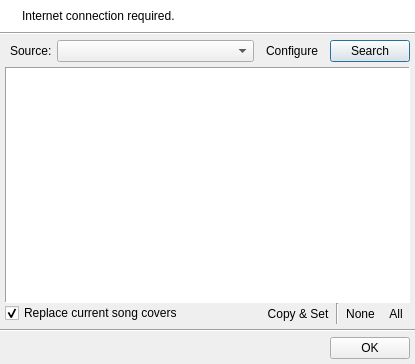
<?xml version="1.0" encoding="UTF-8"?>
<ui version="4.0">
 <class>QURemoteImageDialog</class>
 <widget class="QDialog" name="QURemoteImageDialog">
  <property name="geometry">
   <rect>
    <x>0</x>
    <y>0</y>
    <width>415</width>
    <height>364</height>
   </rect>
  </property>
  <property name="windowTitle">
   <string>Get Images</string>
  </property>
  <property name="windowIcon">
   <iconset resource="../resources/uman.qrc">
    <normaloff>:/types/image_go.png</normaloff>:/types/image_go.png</iconset>
  </property>
  <layout class="QVBoxLayout" name="verticalLayout_2">
   <property name="spacing">
    <number>0</number>
   </property>
   <property name="margin">
    <number>0</number>
   </property>
   <item>
    <widget class="QFrame" name="frame">
     <property name="sizePolicy">
      <sizepolicy hsizetype="Preferred" vsizetype="Fixed">
       <horstretch>0</horstretch>
       <verstretch>0</verstretch>
      </sizepolicy>
     </property>
     <property name="palette">
      <palette>
       <active>
        <colorrole role="Base">
         <brush brushstyle="SolidPattern">
          <color alpha="255">
           <red>255</red>
           <green>255</green>
           <blue>255</blue>
          </color>
         </brush>
        </colorrole>
        <colorrole role="Window">
         <brush brushstyle="SolidPattern">
          <color alpha="255">
           <red>255</red>
           <green>255</green>
           <blue>255</blue>
          </color>
         </brush>
        </colorrole>
       </active>
       <inactive>
        <colorrole role="Base">
         <brush brushstyle="SolidPattern">
          <color alpha="255">
           <red>255</red>
           <green>255</green>
           <blue>255</blue>
          </color>
         </brush>
        </colorrole>
        <colorrole role="Window">
         <brush brushstyle="SolidPattern">
          <color alpha="255">
           <red>255</red>
           <green>255</green>
           <blue>255</blue>
          </color>
         </brush>
        </colorrole>
       </inactive>
       <disabled>
        <colorrole role="Base">
         <brush brushstyle="SolidPattern">
          <color alpha="255">
           <red>255</red>
           <green>255</green>
           <blue>255</blue>
          </color>
         </brush>
        </colorrole>
        <colorrole role="Window">
         <brush brushstyle="SolidPattern">
          <color alpha="255">
           <red>255</red>
           <green>255</green>
           <blue>255</blue>
          </color>
         </brush>
        </colorrole>
       </disabled>
      </palette>
     </property>
     <property name="autoFillBackground">
      <bool>true</bool>
     </property>
     <property name="frameShadow">
      <enum>QFrame::Raised</enum>
     </property>
     <layout class="QHBoxLayout">
      <item>
       <widget class="QLabel" name="infoIconLbl">
        <property name="sizePolicy">
         <sizepolicy hsizetype="Fixed" vsizetype="Preferred">
          <horstretch>0</horstretch>
          <verstretch>0</verstretch>
         </sizepolicy>
        </property>
        <property name="text">
         <string/>
        </property>
        <property name="pixmap">
         <pixmap resource="../resources/uman.qrc">:/marks/information.png</pixmap>
        </property>
        <property name="alignment">
         <set>Qt::AlignLeading|Qt::AlignLeft|Qt::AlignTop</set>
        </property>
       </widget>
      </item>
      <item>
       <widget class="QLabel" name="infoLbl">
        <property name="sizePolicy">
         <sizepolicy hsizetype="Preferred" vsizetype="Preferred">
          <horstretch>0</horstretch>
          <verstretch>0</verstretch>
         </sizepolicy>
        </property>
        <property name="text">
         <string>Internet connection required.</string>
        </property>
        <property name="alignment">
         <set>Qt::AlignLeading|Qt::AlignLeft|Qt::AlignTop</set>
        </property>
        <property name="wordWrap">
         <bool>true</bool>
        </property>
        <property name="openExternalLinks">
         <bool>true</bool>
        </property>
       </widget>
      </item>
     </layout>
    </widget>
   </item>
   <item>
    <widget class="Line" name="line">
     <property name="orientation">
      <enum>Qt::Horizontal</enum>
     </property>
    </widget>
   </item>
   <item>
    <layout class="QHBoxLayout" name="horizontalLayout">
     <property name="spacing">
      <number>5</number>
     </property>
     <property name="leftMargin">
      <number>10</number>
     </property>
     <property name="topMargin">
      <number>5</number>
     </property>
     <property name="rightMargin">
      <number>5</number>
     </property>
     <property name="bottomMargin">
      <number>5</number>
     </property>
     <item>
      <widget class="QLabel" name="label">
       <property name="sizePolicy">
        <sizepolicy hsizetype="Fixed" vsizetype="Preferred">
         <horstretch>0</horstretch>
         <verstretch>0</verstretch>
        </sizepolicy>
       </property>
       <property name="text">
        <string>Source:</string>
       </property>
      </widget>
     </item>
     <item>
      <widget class="QComboBox" name="sourcesCombo"/>
     </item>
     <item>
      <widget class="QToolButton" name="configurePluginBtn">
       <property name="toolTip">
        <string>Configure source</string>
       </property>
       <property name="text">
        <string>Configure</string>
       </property>
       <property name="icon">
        <iconset resource="../resources/uman.qrc">
         <normaloff>:/control/cog.png</normaloff>:/control/cog.png</iconset>
       </property>
       <property name="checkable">
        <bool>true</bool>
       </property>
       <property name="autoRaise">
        <bool>true</bool>
       </property>
      </widget>
     </item>
     <item>
      <widget class="QPushButton" name="searchImagesBtn">
       <property name="sizePolicy">
        <sizepolicy hsizetype="Fixed" vsizetype="Fixed">
         <horstretch>0</horstretch>
         <verstretch>0</verstretch>
        </sizepolicy>
       </property>
       <property name="text">
        <string>Search</string>
       </property>
       <property name="icon">
        <iconset resource="../resources/uman.qrc">
         <normaloff>:/control/magnifier.png</normaloff>:/control/magnifier.png</iconset>
       </property>
       <property name="flat">
        <bool>false</bool>
       </property>
      </widget>
     </item>
    </layout>
   </item>
   <item>
    <widget class="QStackedWidget" name="pageStack">
     <property name="currentIndex">
      <number>0</number>
     </property>
     <widget class="QWidget" name="resultsPage">
      <layout class="QVBoxLayout" name="verticalLayout">
       <property name="spacing">
        <number>0</number>
       </property>
       <property name="leftMargin">
        <number>5</number>
       </property>
       <property name="topMargin">
        <number>0</number>
       </property>
       <property name="rightMargin">
        <number>5</number>
       </property>
       <property name="bottomMargin">
        <number>5</number>
       </property>
       <item>
        <widget class="QScrollArea" name="scrollArea">
         <property name="palette">
          <palette>
           <active>
            <colorrole role="Base">
             <brush brushstyle="SolidPattern">
              <color alpha="255">
               <red>255</red>
               <green>255</green>
               <blue>255</blue>
              </color>
             </brush>
            </colorrole>
            <colorrole role="Window">
             <brush brushstyle="SolidPattern">
              <color alpha="255">
               <red>255</red>
               <green>255</green>
               <blue>255</blue>
              </color>
             </brush>
            </colorrole>
           </active>
           <inactive>
            <colorrole role="Base">
             <brush brushstyle="SolidPattern">
              <color alpha="255">
               <red>255</red>
               <green>255</green>
               <blue>255</blue>
              </color>
             </brush>
            </colorrole>
            <colorrole role="Window">
             <brush brushstyle="SolidPattern">
              <color alpha="255">
               <red>255</red>
               <green>255</green>
               <blue>255</blue>
              </color>
             </brush>
            </colorrole>
           </inactive>
           <disabled>
            <colorrole role="Base">
             <brush brushstyle="SolidPattern">
              <color alpha="255">
               <red>255</red>
               <green>255</green>
               <blue>255</blue>
              </color>
             </brush>
            </colorrole>
            <colorrole role="Window">
             <brush brushstyle="SolidPattern">
              <color alpha="255">
               <red>255</red>
               <green>255</green>
               <blue>255</blue>
              </color>
             </brush>
            </colorrole>
           </disabled>
          </palette>
         </property>
         <property name="autoFillBackground">
          <bool>true</bool>
         </property>
         <property name="frameShape">
          <enum>QFrame::Panel</enum>
         </property>
         <property name="frameShadow">
          <enum>QFrame::Sunken</enum>
         </property>
         <property name="horizontalScrollBarPolicy">
          <enum>Qt::ScrollBarAlwaysOff</enum>
         </property>
         <property name="widgetResizable">
          <bool>true</bool>
         </property>
         <property name="alignment">
          <set>Qt::AlignCenter</set>
         </property>
         <widget class="QWidget" name="content">
          <property name="geometry">
           <rect>
            <x>0</x>
            <y>0</y>
            <width>403</width>
            <height>225</height>
           </rect>
          </property>
          <property name="sizePolicy">
           <sizepolicy hsizetype="Preferred" vsizetype="Expanding">
            <horstretch>0</horstretch>
            <verstretch>0</verstretch>
           </sizepolicy>
          </property>
         </widget>
        </widget>
       </item>
       <item>
        <layout class="QHBoxLayout" name="horizontalLayout_4">
         <property name="spacing">
          <number>0</number>
         </property>
         <item>
          <widget class="QCheckBox" name="deleteCurrentCoverChk">
           <property name="toolTip">
            <string>&lt;!DOCTYPE HTML PUBLIC &quot;-//W3C//DTD HTML 4.0//EN&quot; &quot;http://www.w3.org/TR/REC-html40/strict.dtd&quot;&gt;
&lt;html&gt;&lt;head&gt;&lt;meta name=&quot;qrichtext&quot; content=&quot;1&quot; /&gt;&lt;style type=&quot;text/css&quot;&gt;
p, li { white-space: pre-wrap; }
&lt;/style&gt;&lt;/head&gt;&lt;body style=&quot; font-family:'MS Shell Dlg 2'; font-size:8.25pt; font-weight:400; font-style:normal;&quot;&gt;
&lt;p style=&quot; margin-top:0px; margin-bottom:0px; margin-left:0px; margin-right:0px; -qt-block-indent:0; text-indent:0px;&quot;&gt;&lt;span style=&quot; font-size:8pt;&quot;&gt;Replaces the current image with the selected one. If no new image is selected, nothing will be done.&lt;/span&gt;&lt;/p&gt;&lt;/body&gt;&lt;/html&gt;</string>
           </property>
           <property name="text">
            <string>Replace current song covers</string>
           </property>
           <property name="icon">
            <iconset resource="../resources/uman.qrc">
             <normaloff>:/types/image_minus.png</normaloff>:/types/image_minus.png</iconset>
           </property>
           <property name="checked">
            <bool>true</bool>
           </property>
          </widget>
         </item>
         <item>
          <spacer name="horizontalSpacer_4">
           <property name="orientation">
            <enum>Qt::Horizontal</enum>
           </property>
           <property name="sizeHint" stdset="0">
            <size>
             <width>40</width>
             <height>20</height>
            </size>
           </property>
          </spacer>
         </item>
         <item>
          <widget class="QToolButton" name="copyAndSetBtn">
           <property name="text">
            <string>Copy &amp;&amp; Set</string>
           </property>
           <property name="icon">
            <iconset resource="../resources/uman.qrc">
             <normaloff>:/types/image_go.png</normaloff>:/types/image_go.png</iconset>
           </property>
           <property name="toolButtonStyle">
            <enum>Qt::ToolButtonTextBesideIcon</enum>
           </property>
           <property name="autoRaise">
            <bool>true</bool>
           </property>
          </widget>
         </item>
         <item>
          <widget class="Line" name="line_3">
           <property name="orientation">
            <enum>Qt::Vertical</enum>
           </property>
          </widget>
         </item>
         <item>
          <widget class="QToolButton" name="uncheckAllBtn">
           <property name="text">
            <string>None</string>
           </property>
           <property name="icon">
            <iconset resource="../resources/uman.qrc">
             <normaloff>:/control/uncheck_tasks.png</normaloff>:/control/uncheck_tasks.png</iconset>
           </property>
           <property name="toolButtonStyle">
            <enum>Qt::ToolButtonIconOnly</enum>
           </property>
           <property name="autoRaise">
            <bool>true</bool>
           </property>
          </widget>
         </item>
         <item>
          <widget class="QToolButton" name="checkAllBtn">
           <property name="text">
            <string>All</string>
           </property>
           <property name="icon">
            <iconset resource="../resources/uman.qrc">
             <normaloff>:/control/check_tasks.png</normaloff>:/control/check_tasks.png</iconset>
           </property>
           <property name="toolButtonStyle">
            <enum>Qt::ToolButtonIconOnly</enum>
           </property>
           <property name="autoRaise">
            <bool>true</bool>
           </property>
          </widget>
         </item>
        </layout>
       </item>
      </layout>
     </widget>
    </widget>
   </item>
   <item>
    <widget class="Line" name="line_2">
     <property name="orientation">
      <enum>Qt::Horizontal</enum>
     </property>
    </widget>
   </item>
   <item>
    <layout class="QHBoxLayout" name="horizontalLayout_2">
     <property name="spacing">
      <number>0</number>
     </property>
     <property name="margin">
      <number>5</number>
     </property>
     <item>
      <spacer name="horizontalSpacer">
       <property name="orientation">
        <enum>Qt::Horizontal</enum>
       </property>
       <property name="sizeHint" stdset="0">
        <size>
         <width>40</width>
         <height>20</height>
        </size>
       </property>
      </spacer>
     </item>
     <item>
      <widget class="QPushButton" name="acceptBtn">
       <property name="text">
        <string>OK</string>
       </property>
       <property name="icon">
        <iconset resource="../resources/uman.qrc">
         <normaloff>:/marks/accept.png</normaloff>:/marks/accept.png</iconset>
       </property>
      </widget>
     </item>
    </layout>
   </item>
  </layout>
 </widget>
 <resources>
  <include location="../resources/uman.qrc"/>
 </resources>
 <connections/>
</ui>
